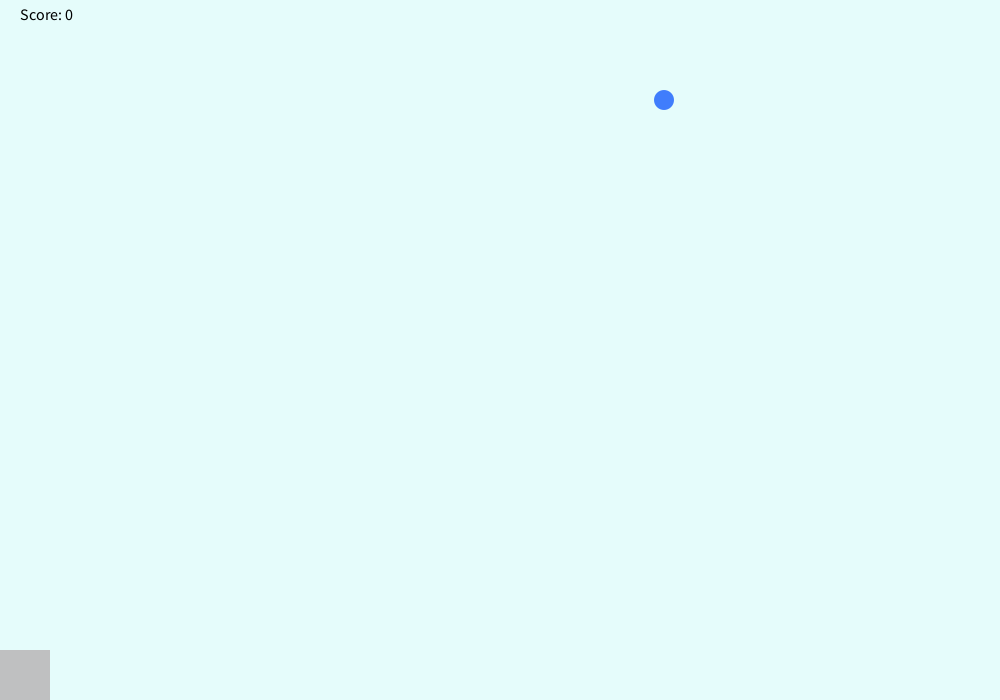
Frame 1 (no input)
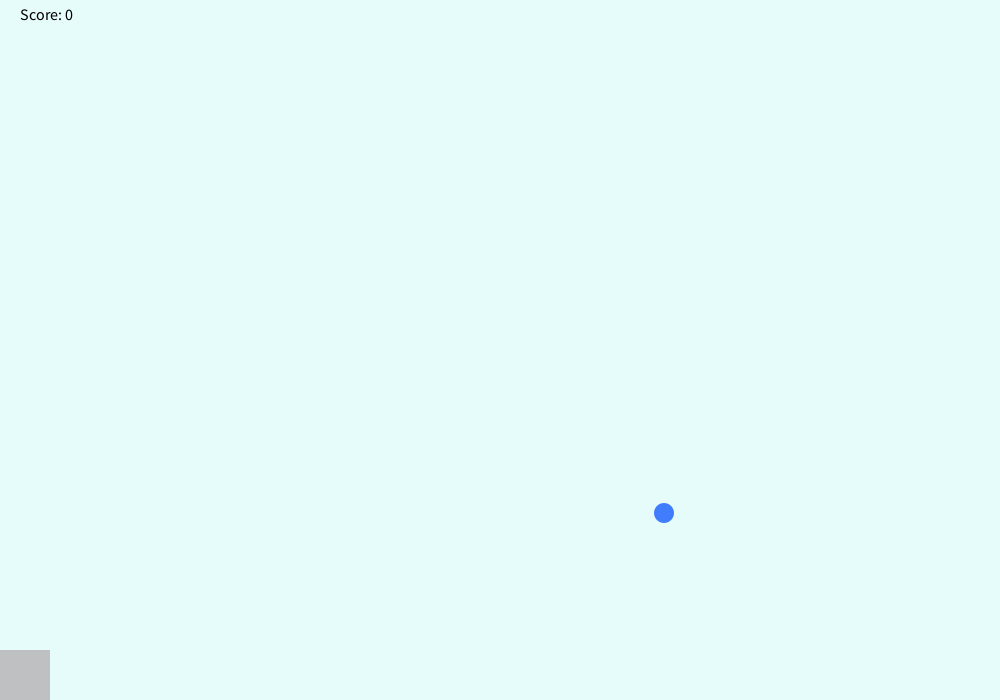
Frame 60 (the mouse pressed at the canvas centre just before this capture)
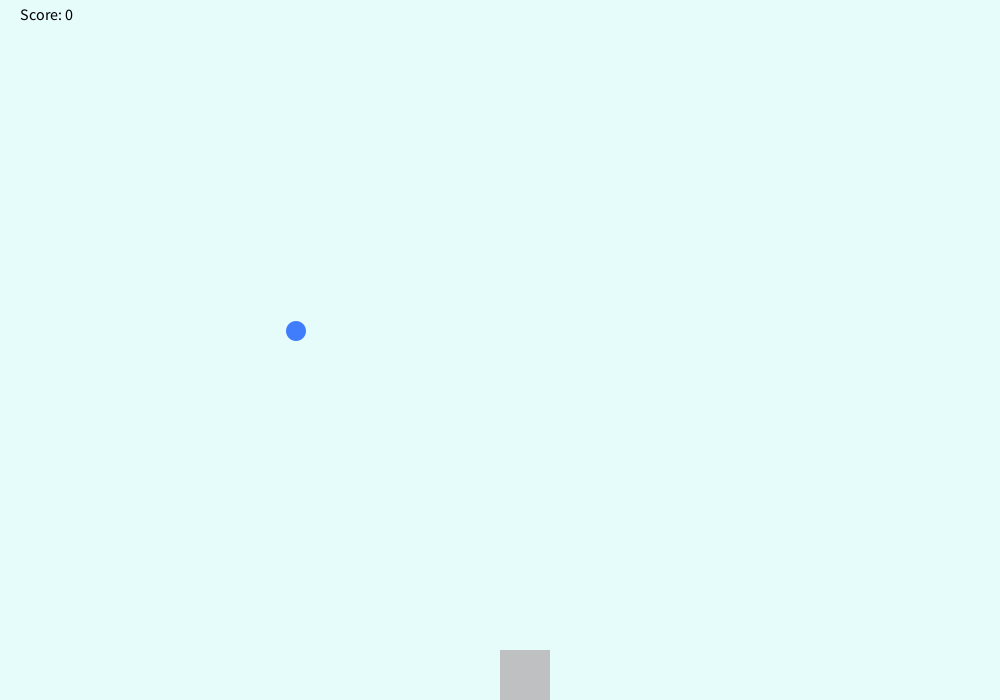
Frame 120 (the mouse held since frame 60 and released just before this capture)

The Processing sketch that drew these frames (run headless with seeded random() and noise(); from frame 60 on, the mouse is pressed at the canvas centre):

// Processing sketch: rainGameProcessing
// ── rainGameProcessing.pde

int y = 100;
int x = (int) random(50,1000);
int score;

void setup()  {
  size(1000, 700);
  
}
void draw()  {
 
  background(#E5FCFB);
   fill(#000000);
    textSize(16);
    text("Score: " + score , 20, 20);
  fill(#407DFC);
  noStroke();
    ellipse(x, y, 20, 20);
    y+=7;
    if(y>700)  {
      y=100;
   x = (int) random(50,1000);
    
    
}
 fill(#BFC0C1);
rect(mouseX, 650, 50, 50);
checkCatch(x);
}
 void checkCatch(int x){
         if (x > mouseX && x < mouseX+100 && y > 690)  {
            score++;

         }
        println("Your score is now: " + score);
    }
